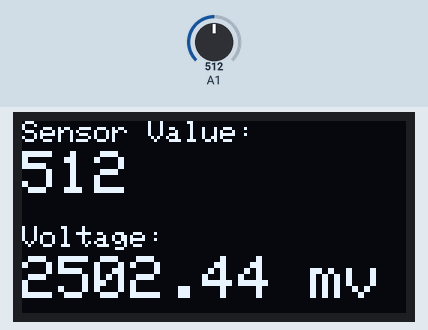
Simulated run of this sketch. Board: Arduino Uno, built with avr-gcc and run on an emulated ATmega328P. Shown: 128×64 one-colour display. Inputs (shaded band) come from the test bench; at power-on: A1 = 512. What the sketch prints to the serial monitor is not drawn.

Above: at 4.7 s.
4.8 s: A1 set to 122
At 5.3 s:
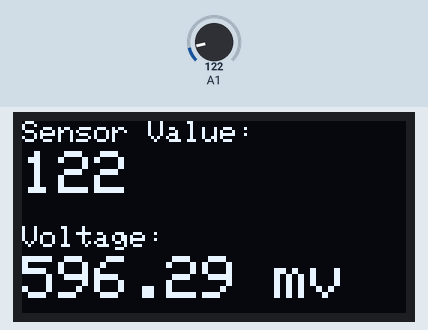
6.3 s: A1 set to 107
At 6.9 s:
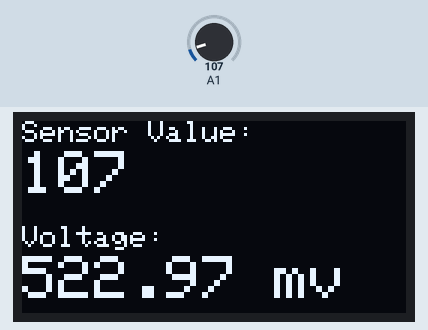
7.8 s: A1 set to 93
At 9.0 s:
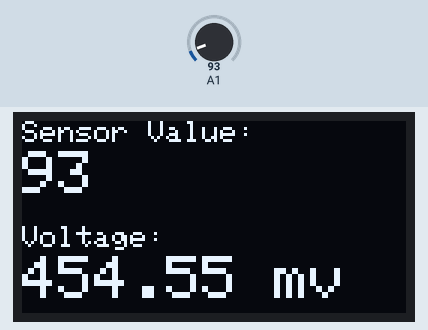
9.3 s: A1 set to 0
At 10.8 s:
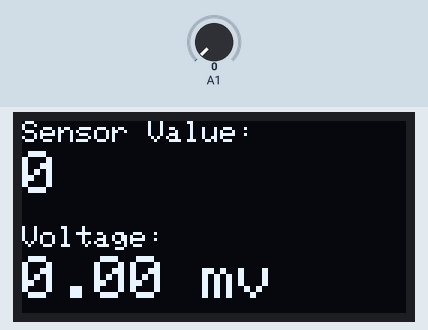
Timing chart, 0 to 11.8 s (numbered marks = the images above; inputs shaded):
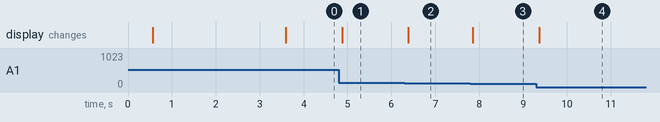

The sketch:

EMG_Sensor.ino
```cpp
#include <Wire.h>
#include <Adafruit_GFX.h>
#include <Adafruit_SSD1306.h>

#define SCREEN_WIDTH 128    // OLED display width, in pixels
#define SCREEN_HEIGHT 64    // OLED display height, in pixels
#define OLED_RESET -1       // Reset pin # (or -1 if sharing Arduino reset pin)
Adafruit_SSD1306 display(SCREEN_WIDTH, SCREEN_HEIGHT, &Wire, OLED_RESET);


void setup()
{
  Serial.begin(9600);
  display.begin(SSD1306_SWITCHCAPVCC, 0x3C); //initialize with the I2C addr 0x3C (128x64)
  delay(500);
  display.clearDisplay();
  display.setCursor(30, 15);
  display.setTextSize(1);
  display.setTextColor(WHITE);
  display.println("Sensor");
  display.setCursor(25, 35);
  display.setTextSize(1);
  display.print("Initializing");
  display.display();
  delay(3000);
}

void loop()
{
  float sensorValue = analogRead(A1);
  float millivolt = (sensorValue/1023)*5;

  Serial.print("Sensor Value: ");
  Serial.println(sensorValue);

  Serial.print("Voltage: ");
  Serial.print(millivolt*1000);
  Serial.println(" mV");
  Serial.println("");

  display.clearDisplay();
  display.setTextSize(1);
  display.setCursor(0, 0);
  display.print("Sensor Value: ");
  display.setTextSize(2);
  display.setCursor(0, 10);
  display.println(sensorValue,0);

  display.setTextSize(1);
  display.setCursor(0, 35);
  display.print("Voltage: ");
  display.setTextSize(2);
  display.setCursor(0, 45);
  display.print(millivolt*1000);
  display.println(" mv");

  display.display();

  delay(1);
}
```

Measured:
- after the input at 4.8 s, the display: changes after 0.08 s (image 1)
- after the input at 6.3 s, the display: changes after 0.09 s (image 2)
- after the input at 7.8 s, the display: changes after 0.05 s (image 3)
- after the input at 9.3 s, the display: changes after 0.07 s (image 4)
